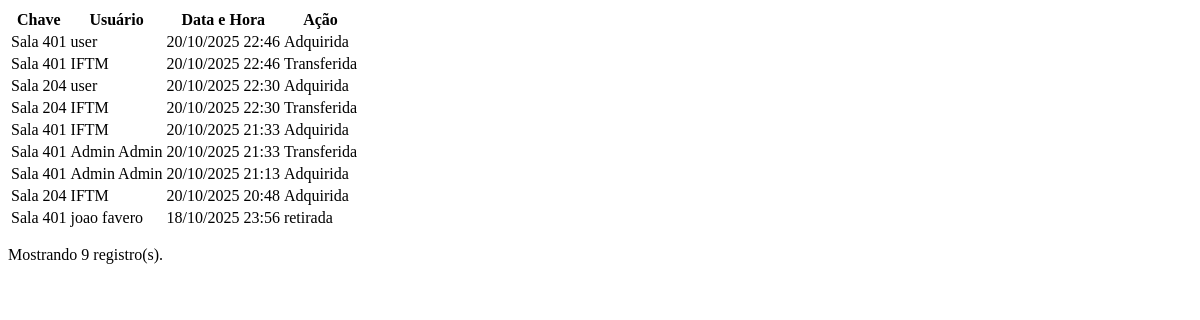
The page /api/ultimos-emprestimos/ (signed in) on the database as committed earlier.
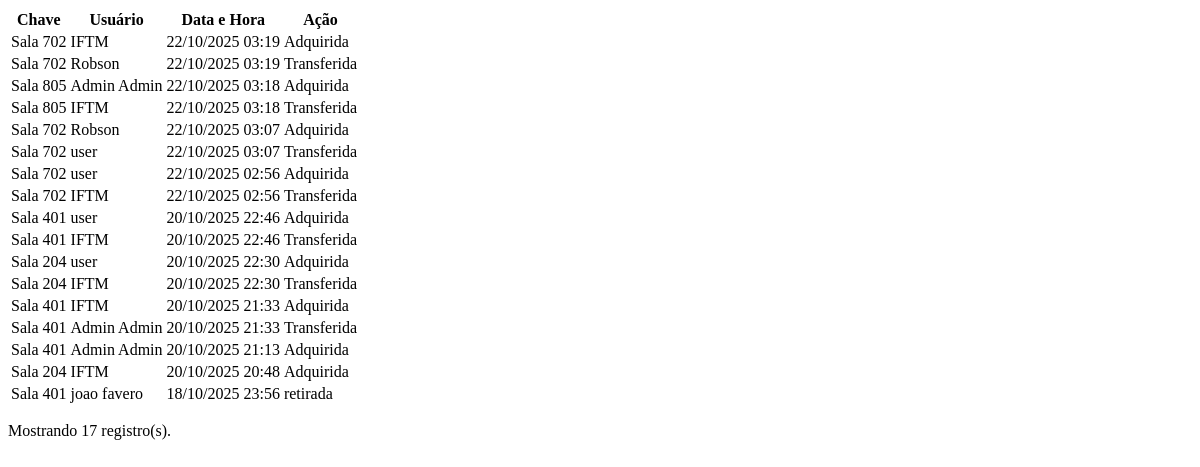
The same page on the database as committed later.
### principal/submodels/emprestimoModels.py (models this page shows, shortened)
class HistoricoEmprestimo(models.Model):
    ACAO_CHOICES = [
        ('adquirida', 'Adquirida'),
        ('devolucao', 'Devolução'),
        ('transferida', 'Transferida'),
    ]
    chave = models.ForeignKey(
        Chave,
        on_delete=models.SET_NULL, # Preserva o histórico se a chave for deletada
        null=True, # Permite que o campo 'chave' fique nulo
        related_name='historico',
        verbose_name='Chave Transacionada'
    )
    usuario = models.ForeignKey(
        Usuario,
        on_delete=models.SET_NULL,
        null=True,
        verbose_name='Usuário Responsável'
    )
    data_hora = models.DateTimeField('Data e Hora da Ação', auto_now_add=True)
    acao = models.CharField('Ação Realizada', max_length=20, choices=ACAO_CHOICES)
    class Meta:
        verbose_name = 'Histórico de Empréstimo'
        verbose_name_plural = 'Históricos de Empréstimos'
        ordering = ['-data_hora']  # Ordena do mais recente para o mais antigo

### principal/submodels/chaveModels.py (models this page shows, shortened)
class Chave(models.Model):
    STATUS_CHOICES = [
        ('disponivel', 'Disponível'),
        ('em_uso', 'Em Uso'),
    ]
    nome = models.CharField('Nome da Chave', max_length=100, unique=True, help_text='Ex: Laboratório de Redes, Sala 203.')
    descricao = models.TextField('Descrição', blank=True, help_text='Informações adicionais sobre a chave ou o local.')
    status = models.CharField(
        'Status Atual',
        max_length=20,
        choices=STATUS_CHOICES,
        default='disponivel'
    )
    portador_atual = models.ForeignKey(
        Usuario,
        on_delete=models.SET_NULL,
        null=True,
        blank=True,
        related_name='chaves_em_posse',
        verbose_name='Portador Atual'
    )
    grupo_permissao = models.ForeignKey(
        Group,
        on_delete=models.SET_NULL,
        null=True,
        blank=True,
        verbose_name='Grupo com Permissão',
        help_text='Se definido, apenas usuários deste grupo podem retirar esta chave.'
    )
    excluido = models.BooleanField(
        'Excluído (Logicamente)',
        default=False,
        help_text='Se marcado, a chave não aparecerá para novos empréstimos, mas será mantida no histórico.'
    )
    class Meta:
        verbose_name = 'Chave'
        verbose_name_plural = 'Chaves'

### principal/submodels/usuarioModels.py (models this page shows)
class Usuario(AbstractUser):
    cpf = models.CharField('CPF', max_length=15, unique=True, help_text='CPF do servidor.')
    contato = models.CharField('Contato', max_length=15, help_text='Telefone de contato do servidor.')
    groups = models.ManyToManyField(
        Group,
        verbose_name='grupos',
        blank=True,
        help_text='Os grupos a que este usuário pertence. Um usuário terá todas as permissões concedidas a cada um dos seus grupos.',
        related_name="usuario_set",    # Nome personalizado para a relação reversa
        related_query_name="usuario",  # Nome para consultas reversas
    )
    user_permissions = models.ManyToManyField(
        'auth.Permission',
        verbose_name='permissões do usuário',
        blank=True,
        help_text='Permissões específicas para este usuário.',
        related_name="usuario_set",    # Nome personalizado para a relação reversa
        related_query_name="usuario",  # Nome para consultas reversas
    )
    def __str__(self):
        return self.get_full_name() or self.username

### principal/views.py (the view)
# urls.py: path('api/ultimos-emprestimos/', views.api_ultimos_emprestimos, name='api_ultimos_emprestimos'),
@login_required
def api_ultimos_emprestimos(request):
    emprestimos = HistoricoEmprestimo.objects.select_related('chave', 'usuario').order_by('-data_hora')[:20]
    contexto = {
        'emprestimos_list': emprestimos
    }
    return render(request, 'historico/_lista_emprestimos.html', contexto) # Caminho já corrigido

### principal/templates/historico/_lista_emprestimos.html
<table class="tabela-emprestimos">
    <thead>
        <tr>
            <th>Chave</th>
            <th>Usuário</th>
            <th>Data e Hora</th>
            <th>Ação</th>
        </tr>
    </thead>
    <tbody>
        {% for emprestimo in emprestimos_list %}
            <tr>
                <td>{{ emprestimo.chave.nome|default:"[Chave Excluída]" }}</td>
                <td>{{ emprestimo.usuario|default:"[Usuário Excluído]" }}</td>
                <td>{{ emprestimo.data_hora|date:"d/m/Y H:i" }}</td>
                <td>{{ emprestimo.get_acao_display }}</td>
            </tr>
        {% empty %}
            <tr>
                <td colspan="4">Nenhum registro encontrado.</td>
            </tr>
        {% endfor %}
    </tbody>
</table>
{% if emprestimos_list.count > 0 %}
<p>Mostrando {{ emprestimos_list.count }} registro(s).</p>
{% endif %}

Rows that differ between the two databases and show on the page:
added HistoricoEmprestimo: chave.nome "Sala 702", usuario "IFTM", data_hora "22/10/2025 03:19", acao "Adquirida"
added HistoricoEmprestimo: chave.nome "Sala 702", usuario "Robson", data_hora "22/10/2025 03:19", acao "Transferida"
added HistoricoEmprestimo: chave.nome "Sala 805", usuario "Admin Admin", data_hora "22/10/2025 03:18", acao "Adquirida"
added HistoricoEmprestimo: chave.nome "Sala 805", usuario "IFTM", data_hora "22/10/2025 03:18", acao "Transferida"
added HistoricoEmprestimo: chave.nome "Sala 702", usuario "Robson", data_hora "22/10/2025 03:07", acao "Adquirida"
added HistoricoEmprestimo: chave.nome "Sala 702", usuario "user", data_hora "22/10/2025 03:07", acao "Transferida"
added HistoricoEmprestimo: chave.nome "Sala 702", usuario "user", data_hora "22/10/2025 02:56", acao "Adquirida"
added HistoricoEmprestimo: chave.nome "Sala 702", usuario "IFTM", data_hora "22/10/2025 02:56", acao "Transferida"
Other text that changed with them:
{{ emprestimos_list.count }}: "9" → "17"
